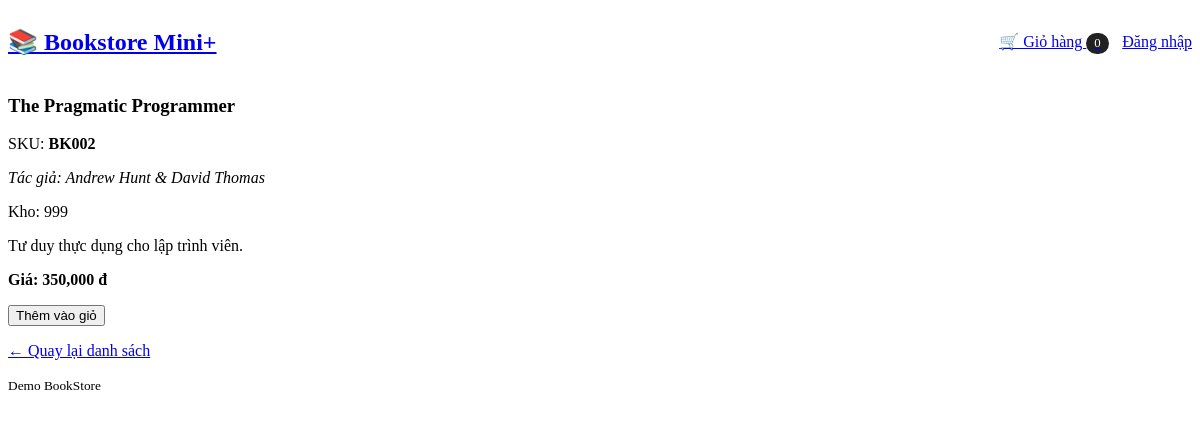
The page /book.php?id=2 on the database its author committed.
### tables this page shows
CREATE TABLE books (
  id INT AUTO_INCREMENT PRIMARY KEY,
  sku VARCHAR(20) UNIQUE NULL,
  title VARCHAR(255) NOT NULL,
  author VARCHAR(255) NOT NULL,
  price DECIMAL(10,2) NOT NULL DEFAULT 0,
  stock INT NOT NULL DEFAULT 999,
  description TEXT
);

### src/Database.php (called while the page is built, shortened)
<?php
class Database {
  public static function getConnection(): PDO {
    $dsn = 'mysql:host=' . DB_HOST . ';dbname=' . DB_NAME . ';charset=utf8mb4';
    $opt = [PDO::ATTR_ERRMODE=>PDO::ERRMODE_EXCEPTION,PDO::ATTR_DEFAULT_FETCH_MODE=>PDO::FETCH_ASSOC];
    return new PDO($dsn, DB_USER, DB_PASS, $opt);
  }
}

### src/BookRepository.php (called while the page is built, shortened)
<?php
class BookRepository {
  private \PDO $pdo;
  public function __construct(\PDO $pdo){ $this->pdo=$pdo; }
  public function find(int $id): ?array { $s=$this->pdo->prepare("SELECT id,sku,title,author,price,stock,description FROM books WHERE id=?"); $s->execute([$id]); $r=$s->fetch(); return $r?:null; }
}

### public/book.php (the view, shortened to what this page needs)
<?php
$repo = new BookRepository(Database::getConnection());
$id = (int) ($_GET["id"] ?? 0);
$book = $repo->find($id);
?>
<h3><?= htmlspecialchars($book["title"]) ?></h3>
<p>SKU: <strong><?= htmlspecialchars($book["sku"] ?? "") ?></strong></p>
<p><em>Tác giả: <?= htmlspecialchars($book["author"]) ?></em></p>
<p>Kho: <?= (int) $book["stock"] ?></p>
<p><?= nl2br(htmlspecialchars($book["description"])) ?></p>
<p><strong>Giá: <?= number_format($book["price"], 0) ?> đ</strong></p>
<form method="post"><input type="hidden" name="csrf" value="<?= App\Security::csrfToken() ?>"><button type="submit">Thêm vào giỏ</button></form>
<p><a href="/index.php">← Quay lại danh sách</a></p>
<?php
include __DIR__ . "/_layout.php";

### rows shown on the page
books: title "The Pragmatic Programmer", sku "BK002", author "Andrew Hunt & David Thomas", stock "999", description "Tư duy thực dụng cho lập trình viên.", price "350,000"

### other values the page prints
$cartCount "0"
